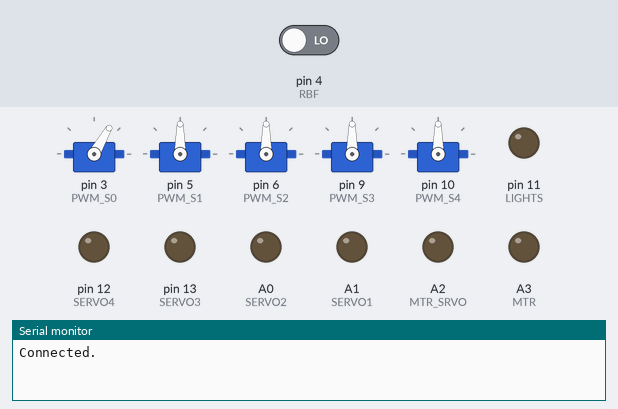
The sketch below on a simulated Arduino Pro Mini, built with avr-gcc and run on an emulated ATmega328P. On the bench: 5 × servo, output pins drawn as LEDs (lit = HIGH), the last lines printed to the serial monitor. Inputs (shaded band) come from the test bench; at power-on: pin 4 (RBF) LOW. Pins used as bus, display or sensor lines are not drawn.

Above: at 0.1 s.
At 5.1 s:
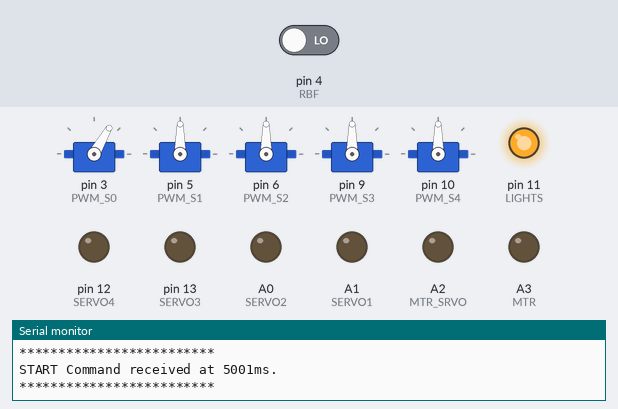
At 9.17 s:
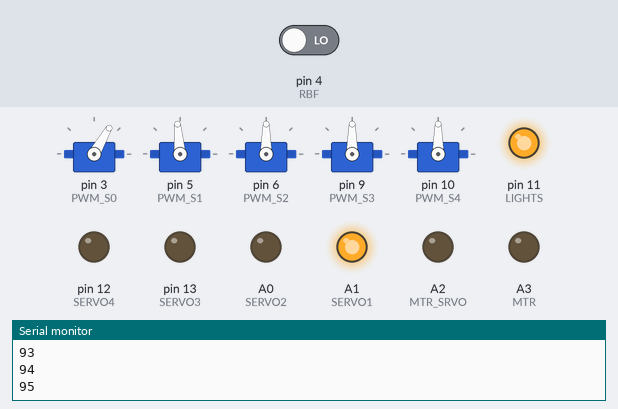
At 10.5 s:
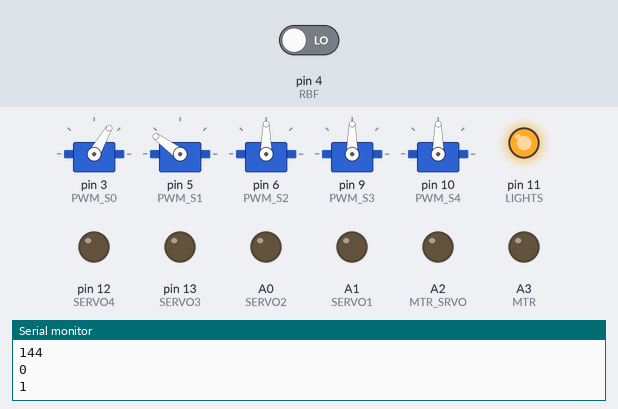
At 25.6 s:
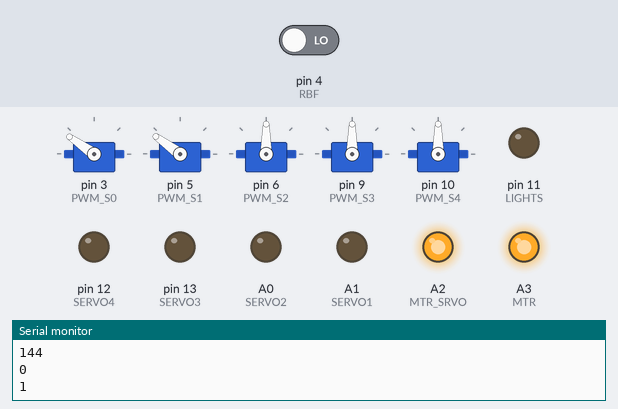
At 32.2 s:
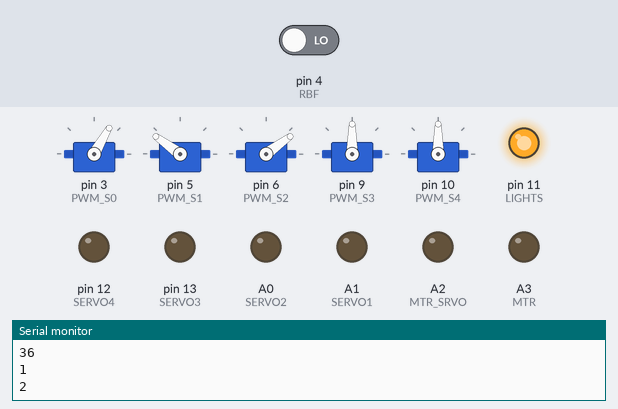
Timing chart, 0 to 33.7 s (numbered marks = the images above):
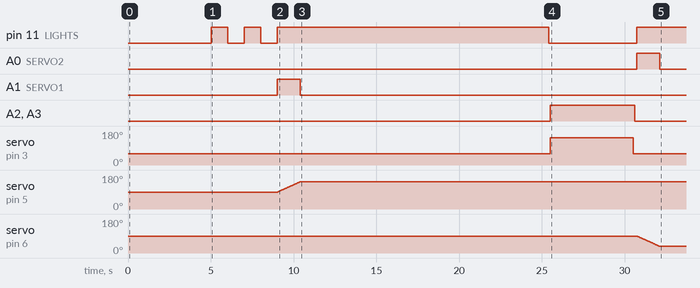

The sketch:

Pro_mini_code_Actuators_only.ino
```cpp
// Rocksat-x 2019 Primary Motherboard software
// ---
// Written by: Ryan Wade
// ---
// This program controls CCofCO's rocksat-x payload, as well as telemeters data to the rocket

#include <Wire.h>
#include <Servo.h>

/*-- Actuator values --*/
#define LAUNCHER_HOME_POS 90 // Home posistion for servos (retaining ball)
#define LAUNCHER_FINAL_POS_RIGHT 145 // Final posistion for launcher servos on right
#define LAUNCHER_FINAL_POS_LEFT 35 // Final posistion for launcher servos on left
#define LAUNCHER_VELOCITY_DELAY 25 // Delay between angle changes on launchers to achive desired velocity (in ms)
#define CHARGER_HOME_POS 60 // Home posistion for charging assembly servo
#define CHARGER_ACTIVE_POS 145 // Charging posistion for motor servo
#define CHARGE_POS 90 // Charger servo posistion for active charging
#define CHARGE_TIME 5000 // Time to run charger aparatus (in ms)
/*-----------------------*/

/*-- uC values  --*/
#define SAMPLE_RATE 500 // Rate at which probes are read (in ms)
#define TEENSY_ADR 0x66 // I2C address of Teensy board
#define SLAVE_ADR 0x10 // Slave address used by arduino in slave mode
#define BAUD_RATE 19200 // Rocket telemetry rate
#define PROCESSING_TIME 15000 // Time delay before asking PIs for data after launch (in ms)
#define PI_BOOT_TIME 5000 // Time for the R PIs to boot and stop doing weird things on the GPIO PINS
/*-----------------------*/

/*-- Pin definitions --*/
#define START 2 // TE-1 signal line
#define PWM_S0 3 // Servo 0 signal pin (motor servo)
#define RBF 4 // Remove before flight pin
#define PWM_S1 5 // Servo 1 signal pin
#define PWM_S2 6 // Servo 2 signal pin
#define PI2_TRIG 7 // PI Zero #2 I2C trigger line
#define PI1_TRIG 8 // PI Zero #1 I2C trigger line
#define PWM_S3 9 // Servo 3 signal line
#define PWM_S4 10 // Servo 4 signal line
#define LIGHTS 11 //  Light relay line
#define SERVO4 12 // Servo 4 powerline control pin
#define SERVO3 13 // Servo 3 powerline control pin
#define SERVO2 A0 // Servo 2 powerline control pin
#define SERVO1 A1 // Servo 1 powerline control pin
#define MTR_SRVO A2 // Motor position servo powerline control pin
#define MTR A3 // Motor power control pin
/*-----------------------*/

typedef union
{
  int32_t number;
  uint8_t bytes[4];
} FLOATUNION_t;

const int SERVOS[5] = { MTR_SRVO, SERVO1, SERVO2, SERVO3, SERVO4 };
Servo myServos[5];
uint8_t sequence = 0, launchNum = 0;
unsigned long lastTempSend, timeCompleted = 0, nextEvent = 0;
bool started = false, rbf = true;

void setup() {
  Wire.begin();
  Serial.begin(BAUD_RATE);

  Serial.println(F("Connected."));

  // Pin declerations
  pinMode(START, INPUT);
  pinMode(PWM_S1, OUTPUT);
  pinMode(RBF, INPUT);
  pinMode(PWM_S2, OUTPUT);
  pinMode(PWM_S3, OUTPUT);
  pinMode(PI2_TRIG, OUTPUT);
  pinMode(PI1_TRIG, OUTPUT);
  pinMode(PWM_S4, OUTPUT);
  pinMode(PWM_S0, OUTPUT);
  pinMode(LIGHTS, OUTPUT);
  pinMode(SERVO4, OUTPUT);
  pinMode(SERVO3, OUTPUT);
  pinMode(SERVO2, OUTPUT);
  pinMode(SERVO1, OUTPUT);
  pinMode(MTR_SRVO, OUTPUT);
  pinMode(MTR, OUTPUT);
  // ------------------

  // Set default states
  digitalWrite(PI2_TRIG, LOW);
  digitalWrite(PI1_TRIG, LOW);
  digitalWrite(LIGHTS, LOW);
  digitalWrite(SERVO4, LOW);
  digitalWrite(SERVO3, LOW);
  digitalWrite(SERVO2, LOW);
  digitalWrite(SERVO1, LOW);
  digitalWrite(MTR_SRVO, LOW);
  digitalWrite(MTR, LOW);
  // ---------------

  // Attach Servos
  myServos[0].attach(PWM_S0); // Motor Servo
  myServos[1].attach(PWM_S1); // Tube 1
  myServos[2].attach(PWM_S2); // Tube 2
  myServos[3].attach(PWM_S3); // Tube 3
  myServos[4].attach(PWM_S4); // Tube 4
  // Set all servos to home posistion
  myServos[0].write(CHARGER_HOME_POS);
  myServos[1].write(LAUNCHER_HOME_POS);
  myServos[2].write(LAUNCHER_HOME_POS);
  myServos[3].write(LAUNCHER_HOME_POS);
  myServos[4].write(LAUNCHER_HOME_POS);
  // ---------------

  if (digitalRead(RBF) == HIGH) { // Remove Beofre Flight pin is present at power on
    rbf = false;
    Serial.println(F("-- RBF Inhibitor PRESENT at POWERON --"));
  }

  lastTempSend = 0;
}

void loop() {

  /*/ ---------------------
  //   TEMP PROBE READ/TELEMETRY OUT
  // --------------------
  if (lastTempSend + SAMPLE_RATE <= millis() ) {

    float probeData[5];

    for (uint8_t i = 1; i <= 5; ++i) { // Loop through all 5 Temp Probes

      FLOATUNION_t data;

      Wire.beginTransmission(TEENSY_ADR); // Request from Teensy
      Wire.write(i); // Tell Tensy which probe temp we want
      Wire.endTransmission(); // Send data
      Wire.requestFrom(TEENSY_ADR, 4); // Request temp data from teensy

      for (int z = 0; z < 4; ++z) {
        data.bytes[z] = Wire.read(); //Read 4 bytes
      }
      probeData[i - 1] = data.number; // Save float into data array for telemetry
    }
    lastTempSend = millis(); // Update last temp send
    sendTempTelem(probeData);
  }

  // ----------------
  // Check if event timer has ended
  // ----------------
  else*/ if (nextEvent != 0 && nextEvent <= millis()) { // Time has elapsed for next event

    switch (sequence) { // Sequence of events that occur.

      case 1: // Launch Control tube #1
        launch(1);
        nextEvent = millis() + PROCESSING_TIME; // Time (in ms) until next experiment event begins
        ++sequence;
        break;

      case 2: // Read data from PIs
        digitalWrite(LIGHTS, LOW); //Turn off chamber lighting
        //getPiData();
        nextEvent = millis() + 100;
        ++sequence;
        break;

      case 3: // Begin charging plate for first lauch
        beginCharging();
        nextEvent = millis() + CHARGE_TIME;
        ++sequence;
        break;

      case 4: // End Charging
        endCharging();
        nextEvent = millis() + 100;
        ++sequence;
        break;

      case 5: // Launch tube #2
        launch(2);
        nextEvent = millis() + PROCESSING_TIME;
        ++sequence;
        break;

      case 6: // Read Pi data
        digitalWrite(LIGHTS, LOW);
        //getPiData();
        nextEvent = millis() + 100;
        ++sequence;
        break;

      case 7: // Recharge plate
        beginCharging();
        nextEvent = millis() + CHARGE_TIME;
        ++sequence;
        break;

      case 8: // End Charging
        endCharging();
        nextEvent = millis() + 100;
        ++sequence;
        break;

      case 9: // Launch tube #3
        launch(3);
        nextEvent = millis() + PROCESSING_TIME;
        ++sequence;
        break;

      case 10: // Read Pi data
        digitalWrite(LIGHTS, LOW);
        //getPiData();
        nextEvent = millis() + 100;
        ++sequence;
        break;

      case 11: // Recharge plate
        beginCharging();
        nextEvent = millis() + CHARGE_TIME;
        ++sequence;
        break;

      case 12: // End Charging
        endCharging();
        nextEvent = millis() + 100;
        ++sequence;
        break;

      case 13: // Launch tube #4
        launch(4);
        nextEvent = millis() + PROCESSING_TIME;
        ++sequence;
        break;

      case 14: // Read Pi data
        digitalWrite(LIGHTS, LOW);
        //getPiData();
        nextEvent = 0; // End of sequence
        break;

      default:
        // Something very bad has happened if execution hits here
        Serial.println(F("My world has been shattered."));
        break;
    }
  }

  // ------------------
  // Experiment START code
  // ------------------
  else if (!started && millis() > PI_BOOT_TIME/* && digitalRead(START) == HIGH*/) { // Experiment start condition met

    started = true;

    Serial.println(F("*************************"));
    Serial.print(F("START Command received at "));
    Serial.print(millis());
    Serial.println(F("ms."));
    Serial.println(F("*************************"));
    sequence = 1; // Set flag to start value

    digitalWrite(LIGHTS, HIGH);
    delay(1000);
    digitalWrite(LIGHTS, LOW);
    delay(1000);
    digitalWrite(LIGHTS, HIGH);
    delay(1000);
    digitalWrite(LIGHTS, LOW);

    nextEvent = millis() + 1000; // Begin next event in 1 second
  }
}

// --------------------------------------------------------------------
// Sends single formatted stream of data seperated by tabs with a timestamp then all 5 temps followed by a new line
// --------------------------------------------------------------------
void sendTempTelem(float * temps) {

  Serial.print(millis());

  for (int i = 0; i < 5; ++i) {
    Serial.print(F("\t"));
    Serial.print(F("T"));
    Serial.print(i + 1);
    Serial.print(F(": "));
    Serial.print(temps[i]);
  }
  Serial.println();
}

// --------------------
// Runs the sequence of commands required to launch a tube
// --------------------
void launch (int servo) {

  // Signal PIs that we are beginning the experiment,
  // and they should begin recording for debris launch
  digitalWrite(PI1_TRIG, HIGH);
  digitalWrite(PI2_TRIG, HIGH);
  delay(10);
  digitalWrite(PI1_TRIG, LOW);
  digitalWrite(PI2_TRIG, LOW);

  digitalWrite(LIGHTS, HIGH); // Turn on chamber lights
  myServos[servo].write(LAUNCHER_HOME_POS); // Make sure servo wants to travel to home posistion
  Serial.println(servo);
  digitalWrite(SERVOS[servo], HIGH); // Arm launcher servo

  if (/*rbf || digitalRead(RBF == HIGH)*/true) { // Only move if inhibitor is not present at power on or now
    Serial.println("if");
    if (launchNum == 0 || launchNum == 2)
    {
      for (int i = LAUNCHER_HOME_POS; i < LAUNCHER_FINAL_POS_RIGHT; ++i) { // Move servo from home posistion to launched posistion
        Serial.println(i);

        myServos[servo].write(i);
        delay(LAUNCHER_VELOCITY_DELAY);
      }
    }
    else
    {
      for (int i = LAUNCHER_HOME_POS; i > LAUNCHER_FINAL_POS_LEFT; --i) { // Move servo from home posistion to launched posistion
        Serial.println(i);

        myServos[servo].write(i);
        delay(LAUNCHER_VELOCITY_DELAY);
      }
    }
  }
  Serial.println(launchNum);

  digitalWrite(SERVOS[servo], LOW); // Disarm launcher servo
  ++launchNum;
  Serial.println(launchNum);

}

void beginCharging() {
  digitalWrite(MTR, HIGH); // Turn on motor
  digitalWrite(MTR_SRVO, HIGH); // Turn on power to motor servo
  myServos[0].write(CHARGER_ACTIVE_POS); // Move servo to charging posistion
}

void endCharging() {
  myServos[0].write(CHARGER_HOME_POS); // Move servo to home posistion
  delay(100); // Wait for servo to move
  digitalWrite(MTR, LOW); // Turn off motor
  digitalWrite(MTR_SRVO, LOW); // Turn off motor servo

}

// --------------------
// Pulls the data from both Raspberry Pi Zeros by switching to I2C slave mode, and signaling
// the Pi that the Arduino is ready to receive data
// --------------------
void getPiData() {

  Serial.println(F("Ending TWI"));
  Wire.end(); // End current I2C Bus
  Wire.begin(SLAVE_ADR); // Open I2C bus as a slave
Serial.println(F("In slave mode"));
  digitalWrite(PI1_TRIG, HIGH); // Tell Pi #1 we are ready for data
  delay(20);
  digitalWrite(PI1_TRIG, LOW); // Bring trigger line back low

  while (!Wire.available()) { // Wait for data in buffer
    delay(1);
  }
  Serial.print(F("******** BEGIN LAUNCH #"));
  Serial.print(launchNum);
  Serial.println(F(" PI #1 DATA ********"));

  while (Wire.available()) { // Read data in buffer
    Serial.print(Wire.read()); // Move buffer data directly to telem line
  }
  Serial.println();
  Serial.println(F("******** END PI #1 DATA ********"));

  digitalWrite(PI2_TRIG, HIGH); // Tell Pi #2 we are ready for data
  delay(20);
  digitalWrite(PI2_TRIG, LOW); // Bring trigger line back low

  while (!Wire.available()) { // Wait for data in buffer
    delay(1);
  }
  Serial.print(F("******** BEGIN LAUNCH #"));
  Serial.print(launchNum);
  Serial.println(F(" PI #2 DATA ********"));

  while (Wire.available()) { // Read data in buffer
    //TODO: Format Telemetry OUTPUT once Pi data transmission structure is known
    Serial.print(Wire.read()); // Move buffer data directly to telem line
  }
  Serial.println();
  Serial.println(F("******** END PI #2 DATA ********"));

  Wire.end(); // End slave mode
  Wire.begin(); // Return to master mode
}
```

Measured:
- by itself, pin 11 (LIGHTS): goes HIGH 1.0 s, LOW 1.0 s, HIGH 1.0 s, LOW 1.0 s, HIGH 16.4 s, LOW 5.3 s, then HIGH
- by itself, A0 (SERVO2): LOW → HIGH at 30.7 s, → LOW 1.4 s later
- by itself, A1 (SERVO1): LOW → HIGH at 9.0 s, → LOW 1.4 s later
- by itself, A2 (MTR_SRVO), A3 (MTR): LOW → HIGH at 25.5 s, → LOW 5.1 s later
- by itself, servo on pin 3 (PWM_S0): 60° → 145° at 25.5 s, → 60° 5.0 s later
- by itself, servo on pin 5 (PWM_S1): moves from 90° to 144° over 1.3 s
- by itself, servo on pin 6 (PWM_S2): moves from 90° to 36° over 1.3 s
